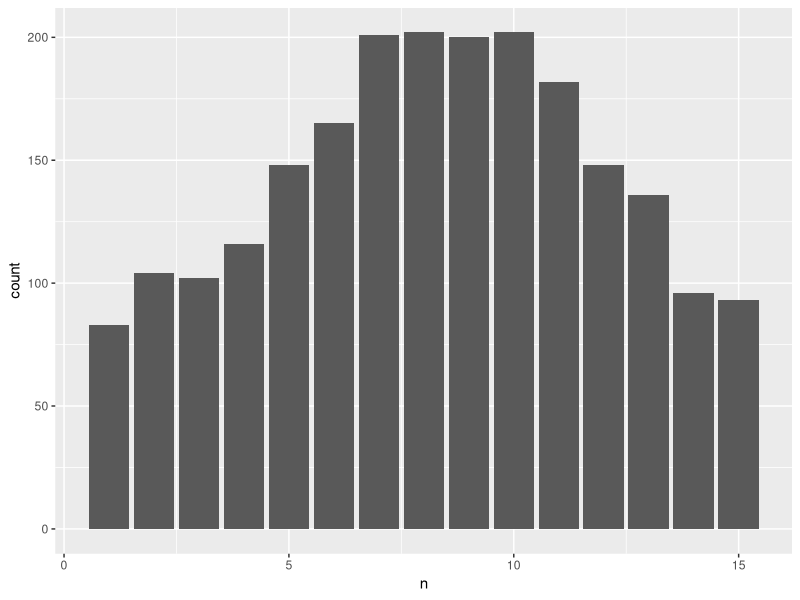
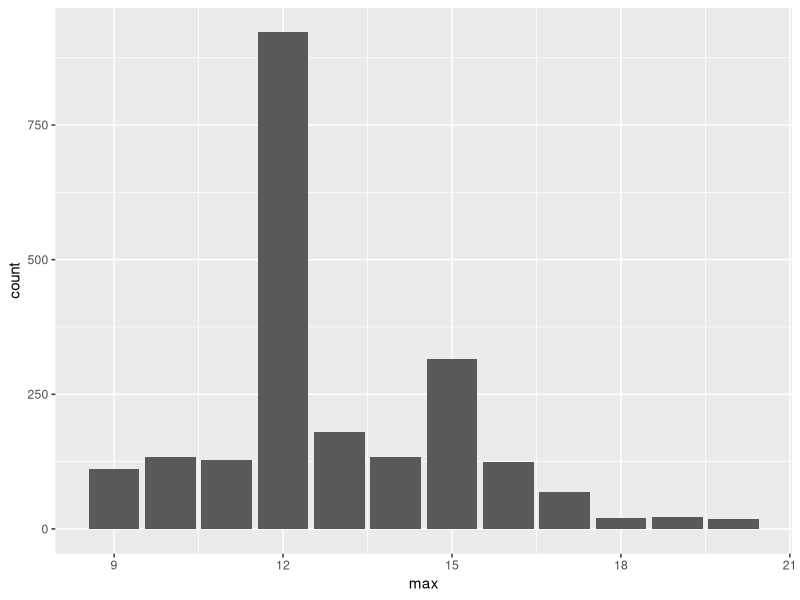
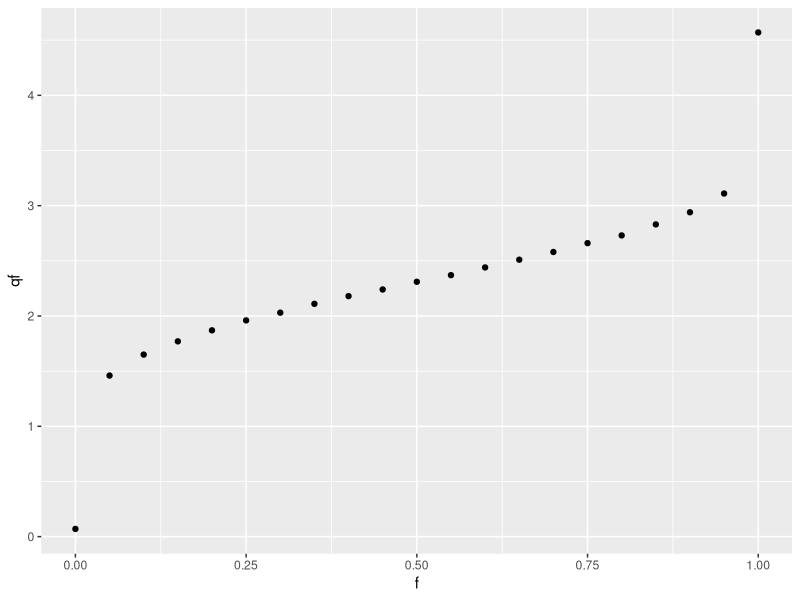
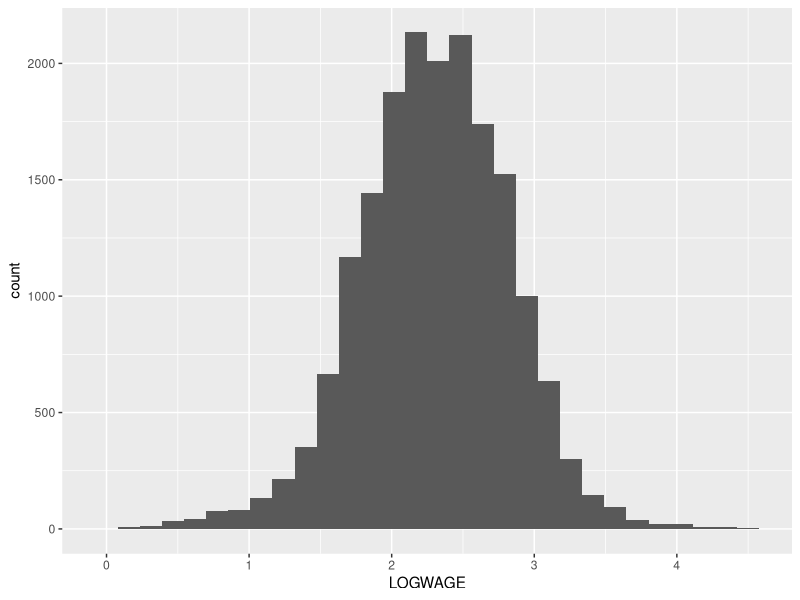
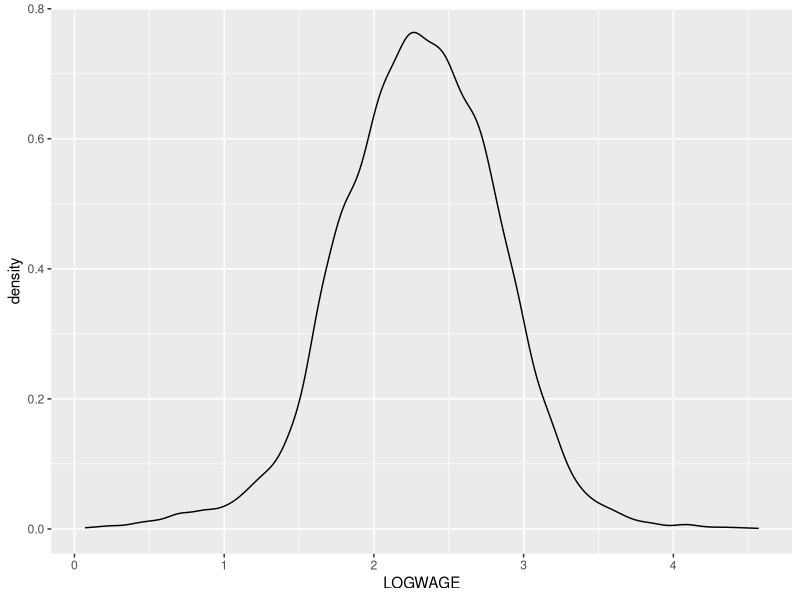
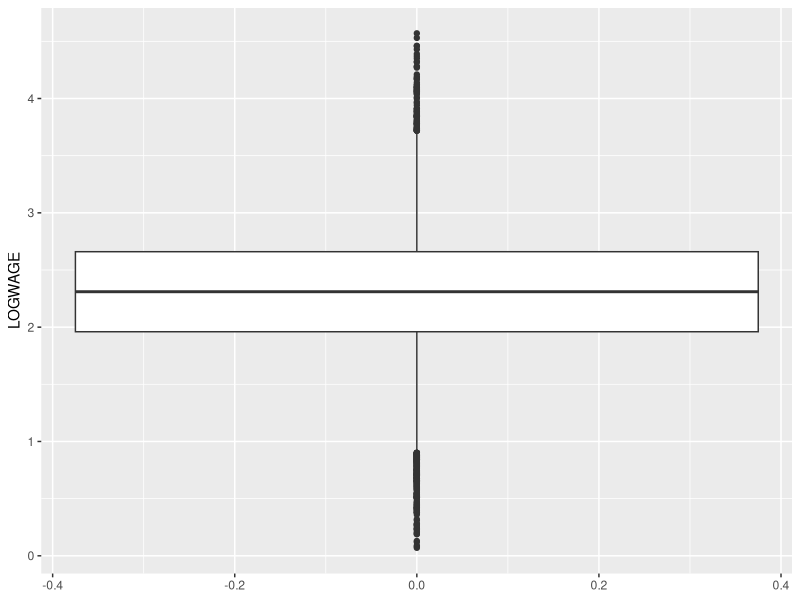
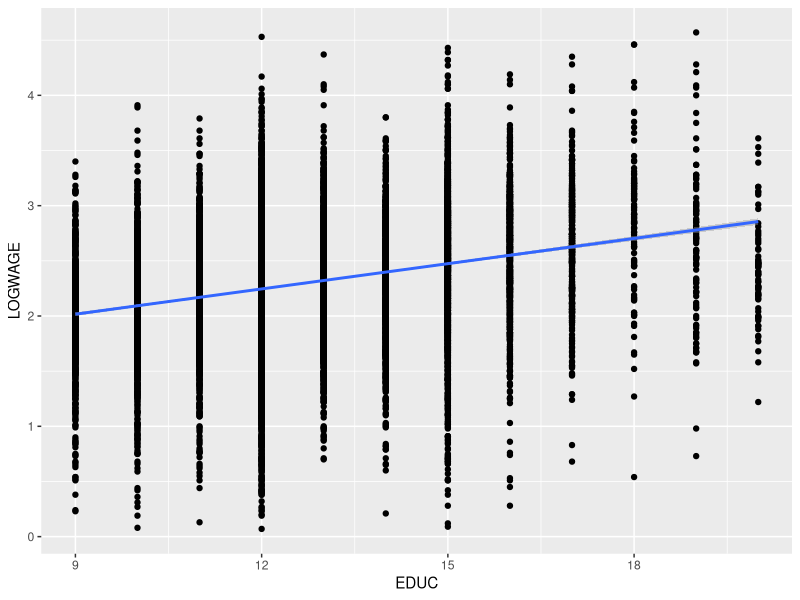
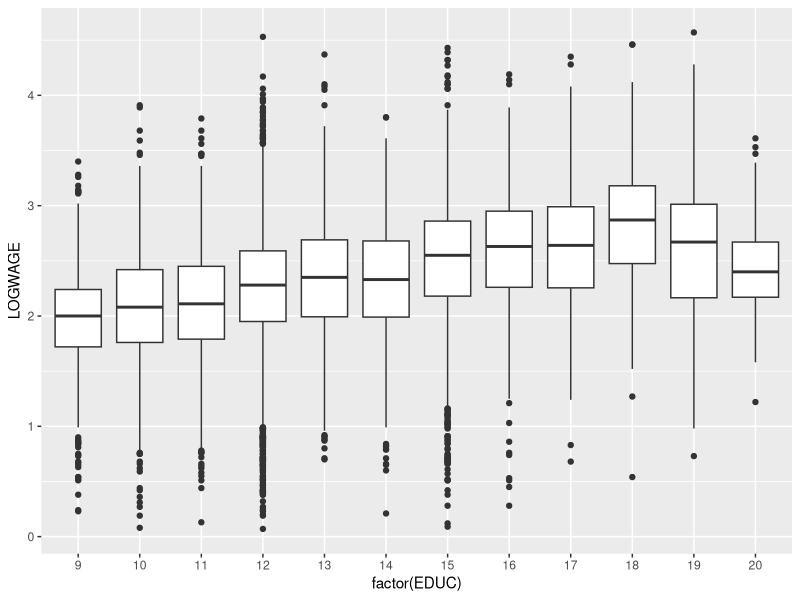

Here is the R script that generated these plots, in order:
# load modules
library(ggplot2)
library(readr)
library(tibble)
library(dplyr)
library(tidyr)

# load the data
kt <- read_csv("data/koopAndTobias/koop_tobias.csv")

# data preview
kt

# key features of the data

## observations
row_n <- n_distinct(kt) # or ncol(kt)

## variables
col_n <- length(kt) # or nrow(kt)

## unique cases
cases <- n_distinct(kt$PERSONID)

## wrap info regarding data's key features
key_features <- tribble(~Observations, ~Variables, ~Cases, row_n, col_n, cases)

# measurement occasions by individual
obs <- kt |>
  group_by(PERSONID) |>
  count()
ggplot(data = obs, mapping = aes(x = n)) +
  geom_bar()

# distribution of individuals by higher education level attained
max_ed <- kt |>
  group_by(PERSONID) |>
  summarise(max = max(EDUC))
ggplot(data = max_ed, mapping = aes(x = max)) +
  geom_bar()

# distribution of log(hourly wage)
seq <- seq(0, 1, 0.05)
qf <- tibble(f = seq, qf = quantile(kt$LOGWAGE, probs = seq, names = FALSE))
ggplot(data = qf, mapping = aes(x = f, y = qf)) +
  geom_point()

ggplot(data = kt, mapping = aes(x = LOGWAGE)) +
  geom_histogram()

ggplot(data = kt, mapping = aes(x = LOGWAGE)) +
  geom_density(kernel = "gaussian")


ggplot(data = kt, mapping = aes(y = LOGWAGE)) +
  geom_boxplot(orientation = "x")

# correlation between education and log(hourly wage)
ggplot(data = kt, mapping = aes(x = EDUC, y = LOGWAGE)) +
  geom_point() +
  geom_smooth(formula = y ~ x, method = lm)

ggplot(data = kt, mapping = aes(x = factor(EDUC), y = LOGWAGE)) +
  geom_boxplot()

ggplot(data = kt, mapping = aes(x = factor(EDUC), y = LOGWAGE)) +
  geom_violin(scale = "area")


# correlation between parents' education and log(hourly wage)
kt_pivot <- kt |>
  select(PERSONID, LOGWAGE, MOTHERED, FATHERED) |>
  pivot_longer(cols = ends_with("ED"))

ggplot(data = kt_pivot, mapping = aes(x = factor(value), y = LOGWAGE)) +
  geom_boxplot() +
  facet_wrap(~name, ncol = 2)
